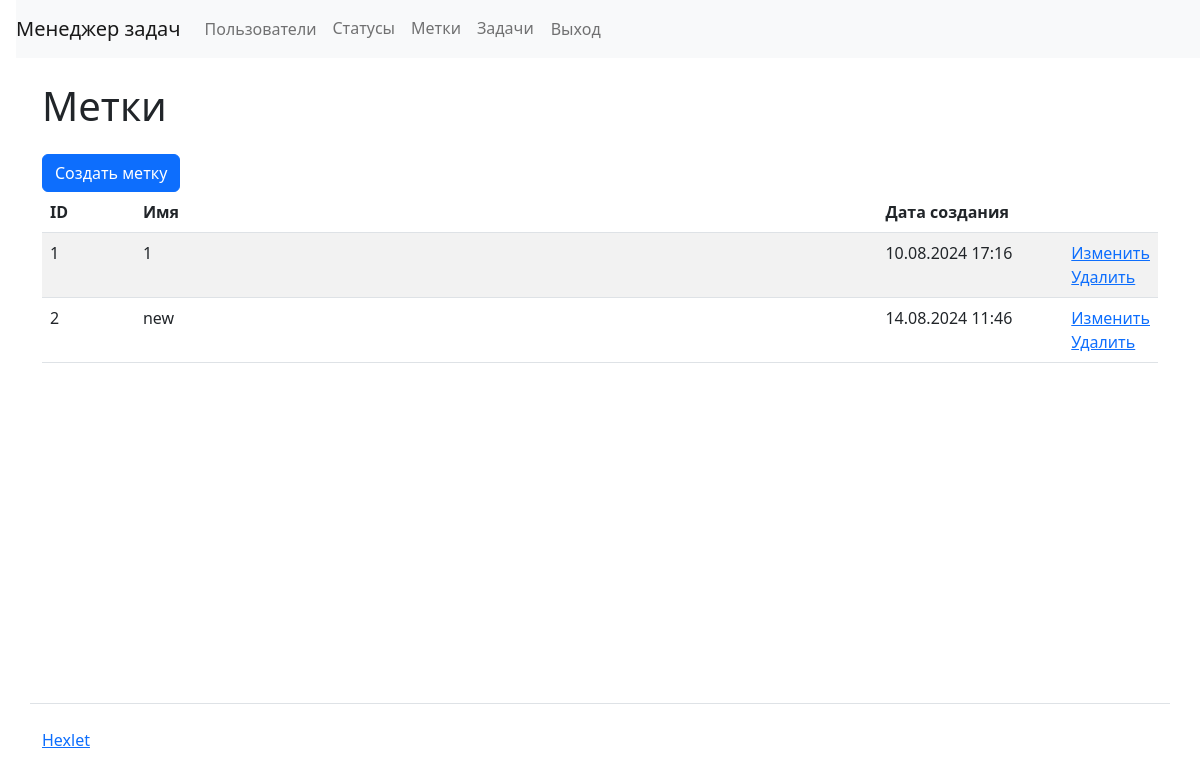
The page /labels/ (signed in) on the database its author committed.
### task_manager/labels/models.py (models this page shows, shortened)
class Label(Model):
    name = models.CharField(max_length=150, unique=True)
    created_at = models.DateTimeField(auto_now_add=True)
    updated_at = models.DateTimeField(auto_now=True)
    objects = CustomLabelManager()

### task_manager/labels/views.py (the view)
# urls.py: path('', LabelListView.as_view(), name='labels'),
class LabelListView(AuthRequiredMixin, ListView):
    model = Label
    context_object_name = 'labels'
    template_name = 'labels/labels_list.html'

### task_manager/tools.py (called while the page is built)
    def dispatch(self, request, *args, **kwargs):
        if not request.user.is_authenticated:
            messages.error(
                request, _("You are not logged in! Please sign in."),
                extra_tags='danger')
            return redirect('login')
        return super().dispatch(request, *args, **kwargs)

### task_manager/templates/labels/label_list.html (shortened to what this page needs)
{% extends "main.html" %}
{% load i18n %}
{% block content %}
<div class="container wrapper flex-grow-1">
      <h1 class="my-4">
{% trans "Labels" %}
      </h1>
<a href="{% url 'labels:labels_create' %}" class="btn btn-primary">{% trans "Create label" %}</a>
<table class="table table-striped">
<thead>
  <tr>
    <th class="col-1">ID</th>
    <th class="col-8 wide-column">{% trans "Name" %}</th>
    <th class="col-2">{% trans "Created at" %}</th>
    <th class="col-1"></th>
  </tr>
</thead>
  <tbody>
    {% for label in labels %}
      <tr>
        <td>{{ label.id }}</td>
        <td>{{ label.name }}</td>
        <td>{{ label.created_at|date:"d.m.Y H:i" }}</td>
        <td>
          <a href="{% url 'labels:labels_update' label.pk %}">{% trans "Edit" %}</a>
          <br>
           <a href="{% url 'labels:labels_delete' label.pk %}">{% trans "Delete" %}</a>
        </td>
      </tr>
   {% endfor %}
        </tbody>
</table>
    </div>
{% endblock %}

### rows shown on the page
Label: id "1", name "1", created_at "10.08.2024 17:16"
Label: id "2", name "new", created_at "14.08.2024 11:46"
